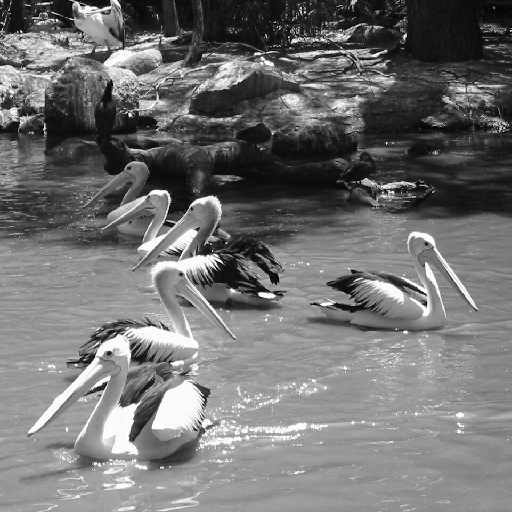
%> input picture unsorted/pelicans.tif, 512 x 512 px
$ octave p118.m   (GNU Octave 9; MATLAB toolbox functions it lacks are replaced by stand-ins)
%> lines starting %> are read from the running program, lines starting %| are printed output that depends on the picture
clc;clear all
k=imread('pelicans.tif');
%> k is the input picture: size 512x512 uint8; min 0, max 255, mean 113.5
id=[0 0 0 ; 0 1 0;0 0 0];
f = fspecial('average');

s=3*id-2*f;
subplot(1,3,1)
imshow(imfilter(k,s))
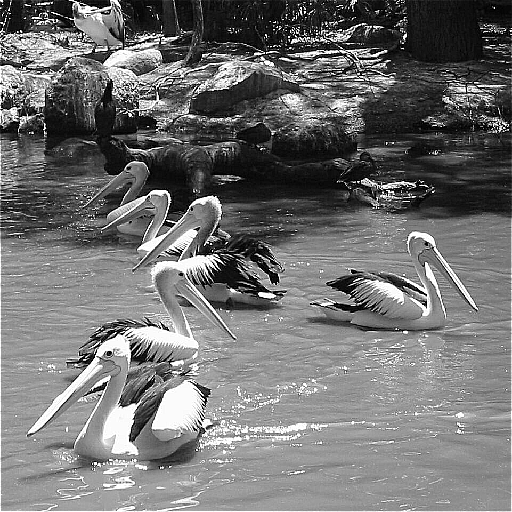
%> displayed picture: size 512x512, on the screen's scale of 0 to 255; min 0, max 255, mean 113.6
title('s小，銳利低,3*id-2*f,屬於high-boost','FontSize',15)

u=6*id-5*f;
subplot(1,3,2)
imshow(imfilter(k,u))
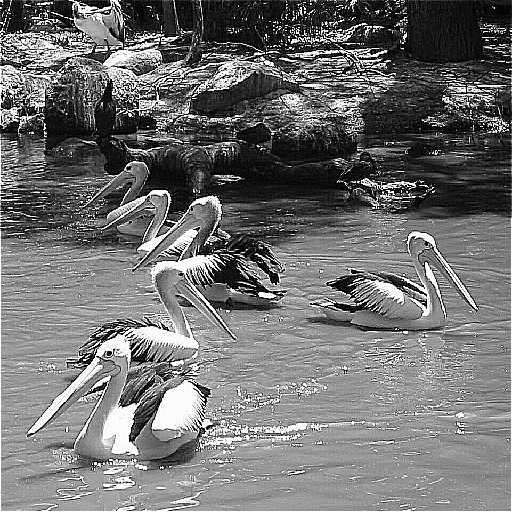
%> displayed picture: size 512x512, on the screen's scale of 0 to 255; min 0, max 255, mean 112.9
title('s大，銳利高,6*id-5*f,屬於high-boost','FontSize',15)

l=1.25*id-0.25*f;
subplot(1,3,3)
imshow(imfilter(k,l))
title('s/k小，1.25*id-0.25*f','FontSize',15)

$ run again, with unsorted/autumn.tif copied over unsorted/pelicans.tif
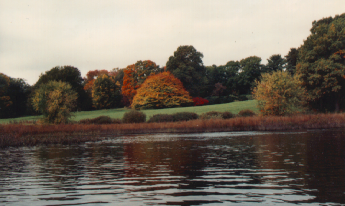
%> input picture unsorted/autumn.tif, 345 x 206 px
%> k is the input picture: size 206x345x3 uint8; mean R, G, B 119.7, 110.2, 98.9
%> `imshow(imfilter(k,s))`:
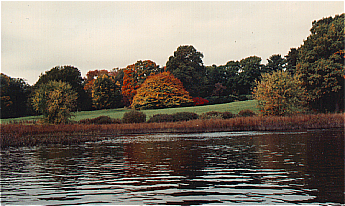
%> displayed picture: size 206x345x3, on the screen's scale of 0 to 255; mean R, G, B 120.8, 111.5, 100.4
%> `imshow(imfilter(k,u))`:
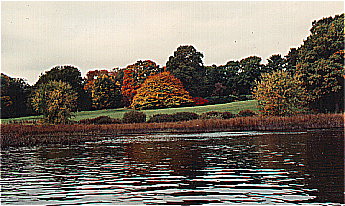
%> displayed picture: size 206x345x3, on the screen's scale of 0 to 255; mean R, G, B 123.7, 114.7, 103.4

$ run again, with unsorted/cameraman.tif copied over unsorted/pelicans.tif
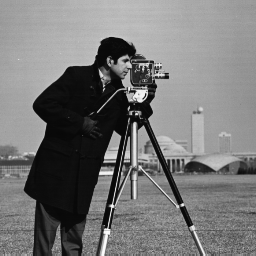
%> input picture unsorted/cameraman.tif, 256 x 256 px
%> k is the input picture: size 256x256 uint8; min 7, max 253, mean 118.7
%> `imshow(imfilter(k,s))`:
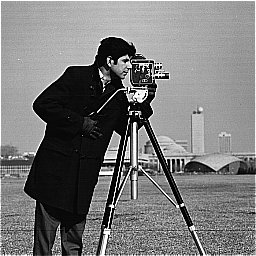
%> displayed picture: size 256x256, on the screen's scale of 0 to 255; min 0, max 255, mean 120.7
%> `imshow(imfilter(k,u))`:
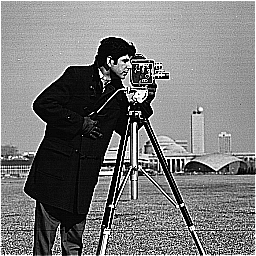
%> displayed picture: size 256x256, on the screen's scale of 0 to 255; min 0, max 255, mean 122

$ run again, with unsorted/emu.tif copied over unsorted/pelicans.tif
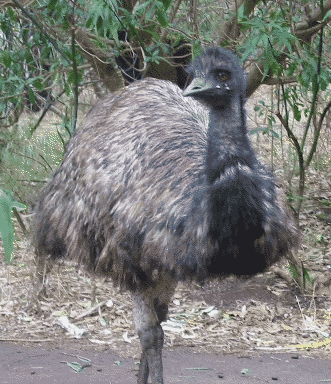
%> input picture unsorted/emu.tif, 331 x 384 px
%> `k=imread('pelicans.tif');`:
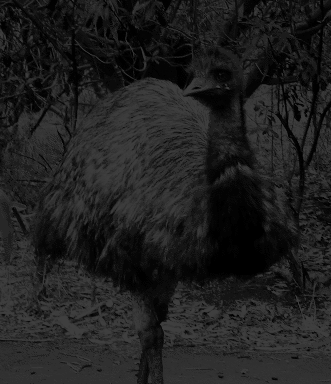
%> k: size 384x331 uint8; min 0, max 63, mean 31.6
%> `imshow(imfilter(k,u))`:
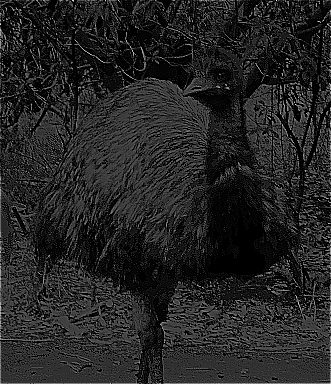
%> displayed picture: size 384x331, on the screen's scale of 0 to 255; min 0, max 252, mean 36.5
